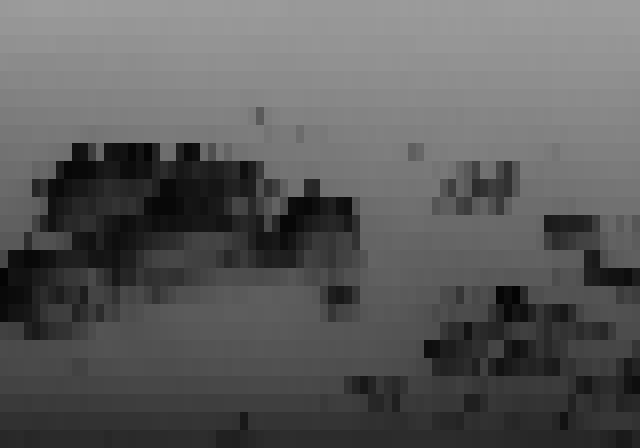
#> input picture src/data/images/source/2.SKY.CHARMAP (0-00-00-00).png, 640 x 448 px; its folder holds only this picture in this run
$ python image_converter.py
#> lines starting #> are read from the running program, lines starting #| are printed output that depends on the picture


CRT_BLOCK_WIDTH = 8
CRT_BLOCK_HEIGHT = 18

CONVERTED_WIDTH = 80
CONVERTED_HEIGHT = 25

from PIL import Image
from PIL import ImageOps
import glob
print(glob.glob('src/data/images/source/*.png'))

class ImageConverter:
    images = []
    def __init__(self):
        self.get_images()

    def get_images(self):
        print("Source images list:")
        self.images = glob.glob('src/data/images/source/*.png')
        print(self.images)
        return True

    def get_pixels_value(self, image_path, image_index):
        # creating a image object
#> called with image_index = 0
        source_image = Image.open(image_path).convert('RGB')
        source_image = ImageOps.invert(source_image)
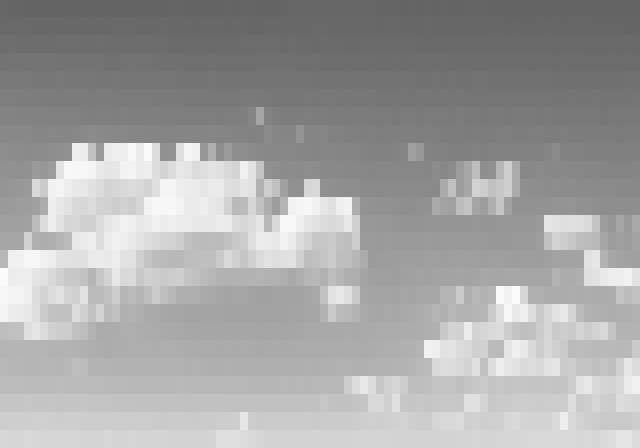
#> source_image: PIL image 640x448 RGB; min 99, max 251, mean 164.6
        source_pixels = source_image.load()

        destination_image = Image.new('RGBA', (CONVERTED_WIDTH, CONVERTED_HEIGHT), (0, 0, 0, 255))
        destination_pixels = destination_image.load()


        for y in range(0, CONVERTED_HEIGHT):
            for x in range(0, CONVERTED_WIDTH):
                block_x = x*CRT_BLOCK_WIDTH
                block_y = y*CRT_BLOCK_HEIGHT

                destination_pixels[x, y] = source_pixels[block_x, block_y]

        dest_path = f"src/data/images/converted/img_{image_index:02}.png"


        destination_image.save(dest_path)
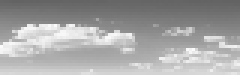
#> saved as img_00.png: PIL image 80x25 RGBA (shown 3 times larger); mean R, G, B, A 164.5, 164.5, 164.5, 255
        print(f"Converted image saved to {dest_path}")

image_converter = ImageConverter()

for i in range(0, len(image_converter.images)):
    image_converter.get_pixels_value(image_converter.images[i], i)

$ run again, on src/data/images/source/6.SPHERE.CHARMAP (0-00-01-00).png
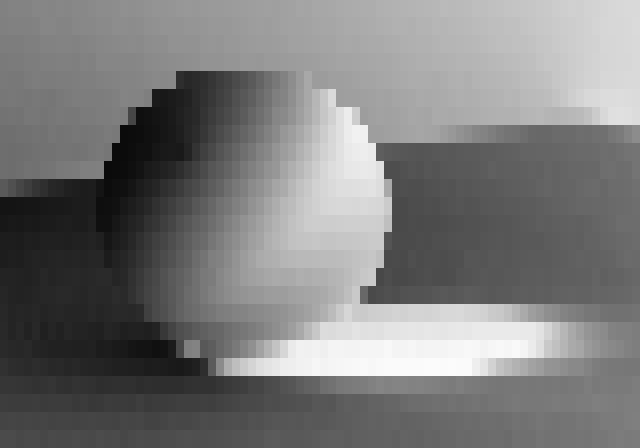
#> input picture src/data/images/source/6.SPHERE.CHARMAP (0-00-01-00).png, 640 x 448 px
#> in get_pixels_value, `source_image = ImageOps.invert(source_image)`:
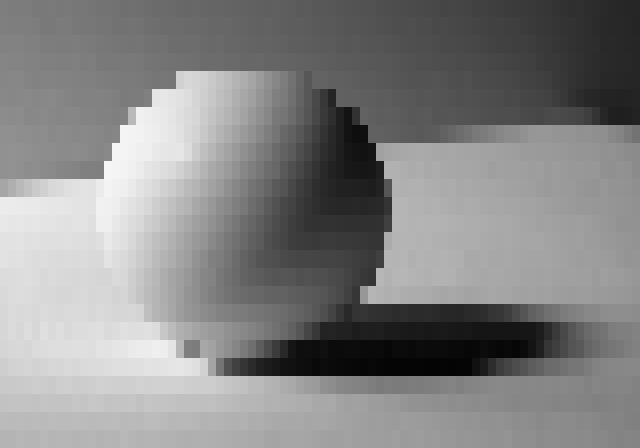
#> source_image: PIL image 640x448 RGB; min 4, max 245, mean 132.3
#> in get_pixels_value, `destination_image.save(dest_path)`:
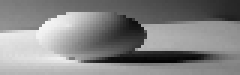
#> saved as img_00.png: PIL image 80x25 RGBA (shown 3 times larger); mean R, G, B, A 132.2, 132.2, 132.2, 255

$ run again, on src/data/images/source/7.HER01.CHARMAP (0-00-10-01).png
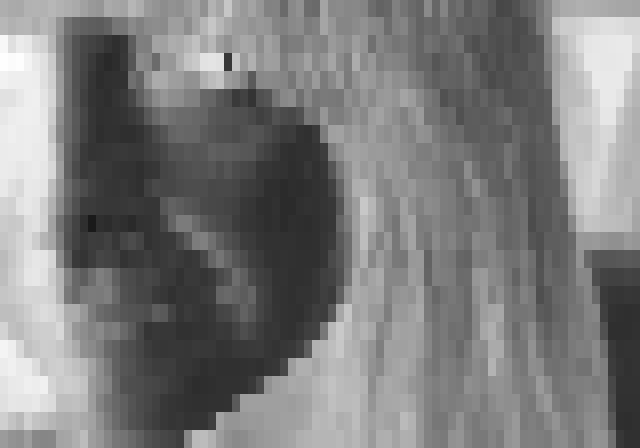
#> input picture src/data/images/source/7.HER01.CHARMAP (0-00-10-01).png, 640 x 448 px
#> in get_pixels_value, `source_image = ImageOps.invert(source_image)`:
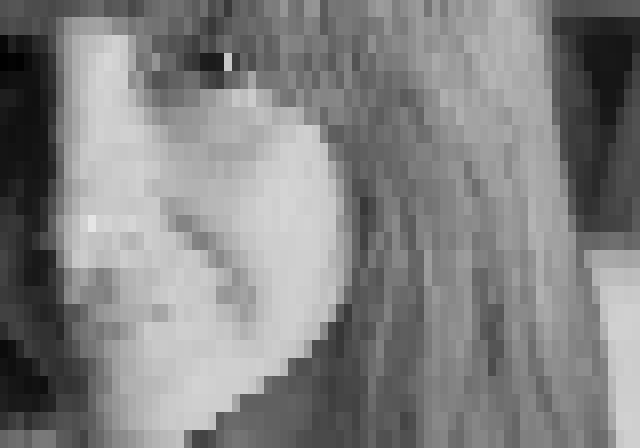
#> source_image: PIL image 640x448 RGB; min 1, max 229, mean 130.5
#> in get_pixels_value, `destination_image.save(dest_path)`:
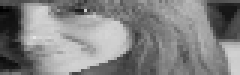
#> saved as img_00.png: PIL image 80x25 RGBA (shown 3 times larger); mean R, G, B, A 130.5, 130.5, 130.5, 255

$ run again, on src/data/images/source/3.VGRAD.CHARMAP (0-00-11-15).png
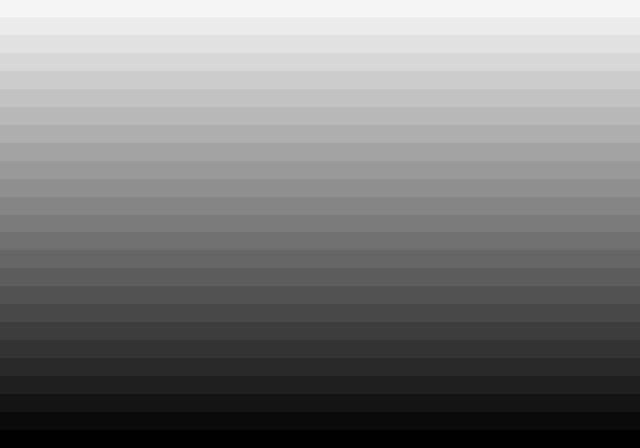
#> input picture src/data/images/source/3.VGRAD.CHARMAP (0-00-11-15).png, 640 x 448 px
#> in get_pixels_value, `source_image = ImageOps.invert(source_image)`:
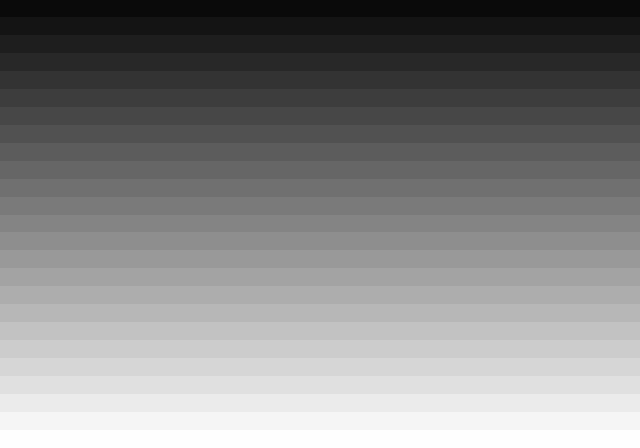
#> source_image: PIL image 640x448 RGB; min 10, max 254, mean 132.6
#> in get_pixels_value, `destination_image.save(dest_path)`:
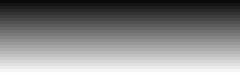
#> saved as img_00.png: PIL image 80x25 RGBA (shown 3 times larger); mean R, G, B, A 132.3, 132.3, 132.3, 255
